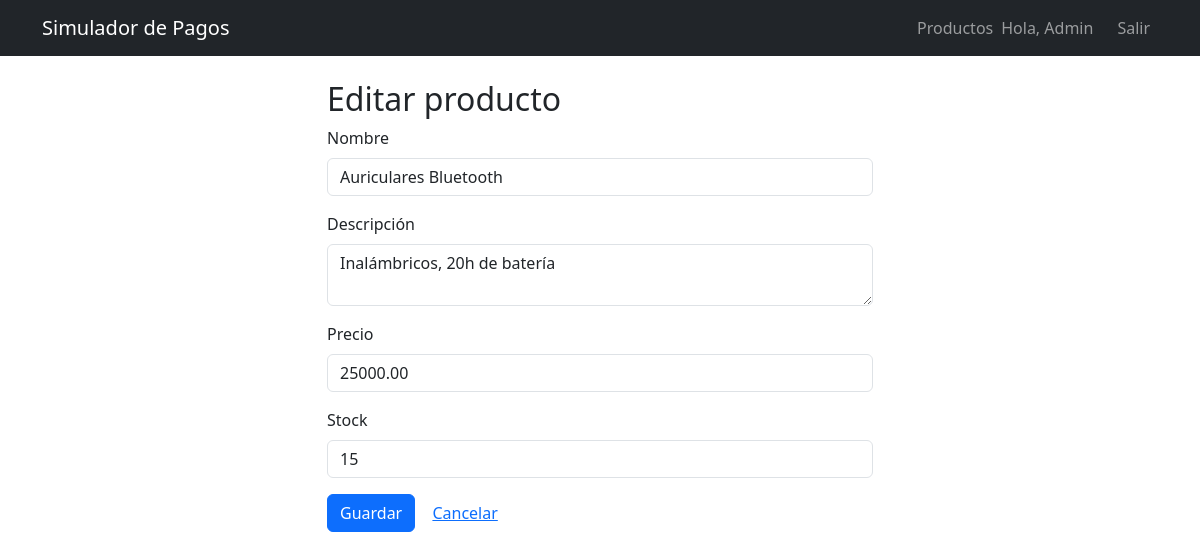
The page /productos/1/editar (signed in) on the database its author committed.
### app/models.py (models this page shows, shortened)
class Usuario(UserMixin, db.Model):
    __tablename__ = "usuarios"
    id = db.Column(db.Integer, primary_key=True)
    nombre = db.Column(db.String(80), nullable=False)
    email = db.Column(db.String(120), unique=True, nullable=False, index=True)
    password_hash = db.Column(db.String(256), nullable=False)
    fecha_registro = db.Column(db.DateTime, default=datetime.utcnow)
    pedidos = db.relationship("Pedido", back_populates="usuario", lazy=True)

class Producto(db.Model):
    __tablename__ = "productos"
    id = db.Column(db.Integer, primary_key=True)
    nombre = db.Column(db.String(100), nullable=False)
    descripcion = db.Column(db.Text)
    precio = db.Column(db.Numeric(10, 2), nullable=False)
    stock = db.Column(db.Integer, nullable=False, default=0)
    items = db.relationship("ItemPedido", back_populates="producto", lazy=True)

### app/routes/products.py (the view)
@products_bp.route("/<int:id>/editar", methods=["GET", "POST"])
@login_required
def editar(id):
    producto = db.get_or_404(Producto, id)
    form = ProductoForm(obj=producto)
    if form.validate_on_submit():
        form.populate_obj(producto)
        db.session.commit()
        flash("Producto actualizado.", "success")
        return redirect(url_for("products.listar"))
    return render_template("producto_form.html", form=form, titulo="Editar producto")

### app/forms.py
class ProductoForm(FlaskForm):
    nombre = StringField("Nombre", validators=[DataRequired(), Length(max=100)])
    descripcion = TextAreaField("Descripción", validators=[Optional(), Length(max=500)])
    precio = DecimalField(
        "Precio",
        places=2,
        validators=[
            InputRequired(),
            NumberRange(min=0.01, message="El precio debe ser mayor a 0"),
        ],
    )
    stock = IntegerField(
        "Stock",
        validators=[
            InputRequired(),
            NumberRange(min=0, message="El stock no puede ser negativo"),
        ],
    )
    submit = SubmitField("Guardar")

### app/models.py (called while the page is built)
@login_manager.user_loader
def cargar_usuario(user_id):
    return db.session.get(Usuario, int(user_id))

### app/templates/producto_form.html (shortened to what this page needs)
{% extends "base.html" %} {% block title %}{{ titulo }}{% endblock %} {% block
content %}
<div class="row justify-content-center">
  <div class="col-md-6">
    <h2>{{ titulo }}</h2>
    <form method="POST" novalidate>
      {{ form.hidden_tag() }} {% for campo in [form.nombre, form.descripcion,
      form.precio, form.stock] %}
      <div class="mb-3">
        {{ campo.label(class="form-label") }} {{ campo(class="form-control" + ("
        is-invalid" if campo.errors else "")) }}
      </div>
      {% endfor %} {{ form.submit(class="btn btn-primary") }}
      <a href="{{ url_for('products.listar') }}" class="btn btn-link"
        >Cancelar</a
      >
    </form>
  </div>
</div>
{% endblock %}

### app/templates/base.html (shortened to what this page needs)
<!doctype html>
<html lang="es">
  <head>
    <link
      href="https://cdn.jsdelivr.net/npm/bootstrap@5.3.3/dist/css/bootstrap.min.css"
      rel="stylesheet"
    />
  </head>
  <body>
    <nav class="navbar navbar-expand navbar-dark bg-dark mb-4">
      <div class="container">
        <a class="navbar-brand" href="{{ url_for('index') }}"
          >Simulador de Pagos</a
        >
        <div class="navbar-nav ms-auto">
          <a class="nav-link" href="{{ url_for('products.listar') }}"
            >Productos</a
          >
          {% if current_user.is_authenticated %}
          <span class="navbar-text me-3">Hola, {{ current_user.nombre }}</span>
          <a class="nav-link" href="{{ url_for('auth.logout') }}">Salir</a>
          {% else %}
          <a class="nav-link" href="{{ url_for('auth.login') }}">Ingresar</a>
          <a class="nav-link" href="{{ url_for('auth.registro') }}"
            >Registrarse</a
          >
          {% endif %}
        </div>
      </div>
    </nav>
    <div class="container">
       {% block content %}{% endblock %}
    </div>
  </body>
</html>

### rows shown on the page
Usuario: nombre "Admin"
Producto: nombre "Auriculares Bluetooth" "Inalámbricos, 20h de batería" "25000.00" "15"

### other values the page prints
{{ titulo }} "Editar producto"
{{ campo.label(class="form-label") }} "Nombre" "Descripción" "Precio" "Stock"
